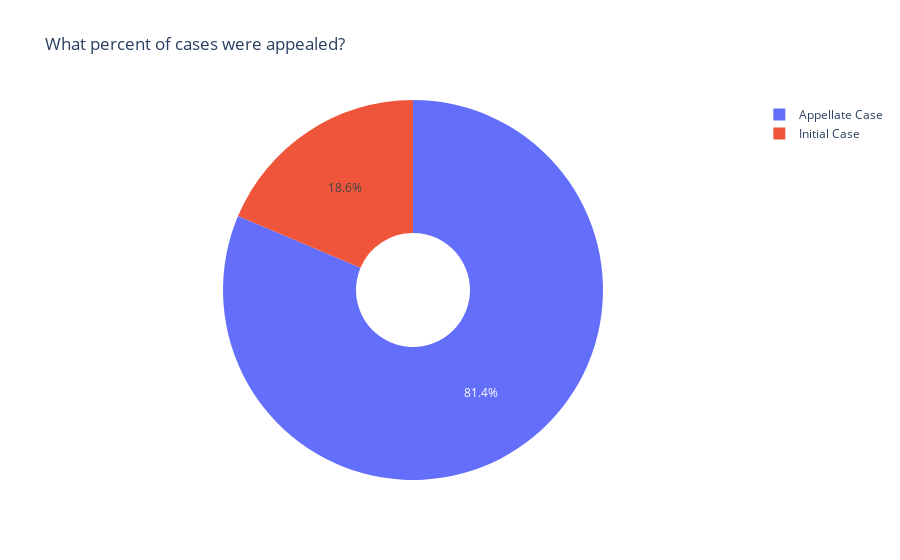

Here is the notebook cell this chart was saved with:
### Code cell
import plotly.graph_objects as go

labels = ['Initial Case', 'Appellate Case']
values = [30, 131]

# Use `hole` to create a donut-like pie chart
fig = go.Figure(data=[go.Pie(labels=labels, values=values, hole=.3)])

fig.update_layout(
  title_text="What percent of cases were appealed?"),

fig.show()

### Figure 1 — Plotly figure (JSON) as saved in the notebook; plotly's stock layout.template omitted (floating-point values rounded to 4 significant figures)
{"data": [{"hole": 0.3, "labels": ["Initial Case", "Appellate Case"], "type": "pie", "values": [30, 131]}], "layout": {"title": {"text": "What percent of cases were appealed?"}}}
